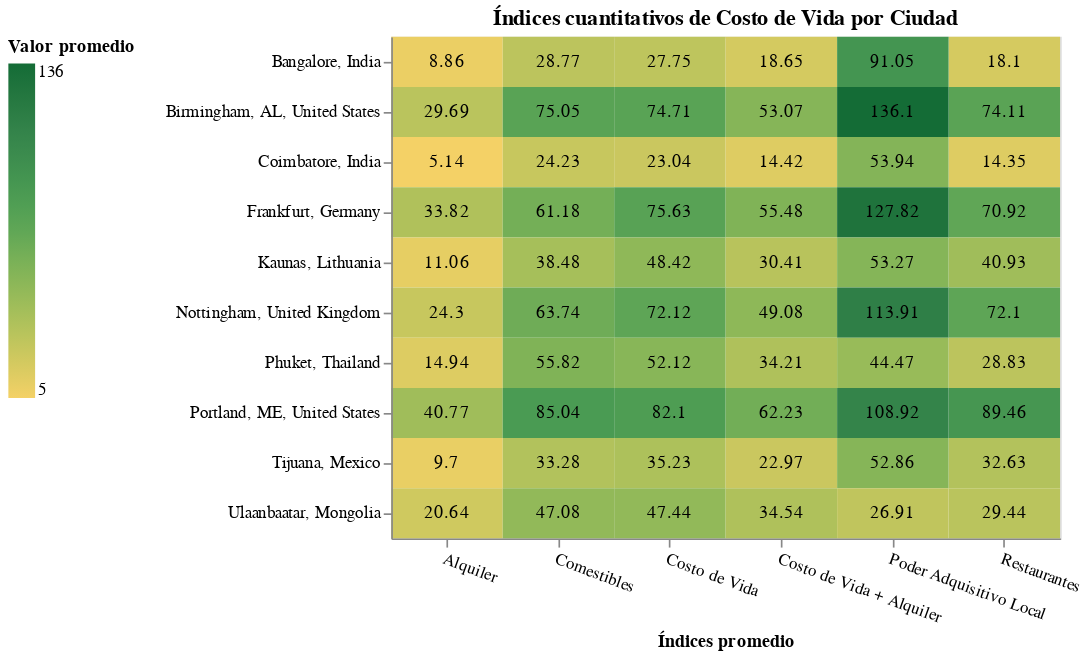

Notebook cell for this chart:
### Code cell
# Configure common options

base = alt.Chart(life_cost_r_hm).encode(
    alt.X('Indices:N', title='Índices promedio', scale=alt.Scale(paddingInner=0), axis=alt.Axis(labelAngle=20)),
    alt.Y('Ciudad:N', title='', scale=alt.Scale(paddingInner=0)),
).properties(title='Índices cuantitativos de Costo de Vida por Ciudad')

heatmap = base.mark_rect().encode(
    color=alt.Color('Valores:Q',
        scale=alt.Scale(scheme='goldgreen'),
        legend=alt.Legend(direction='vertical', orient='left', title='Valor promedio')
    )
)
text = base.mark_text(baseline='middle').encode(
    text='Valores:Q',
    color=alt.condition(
        alt.datum.value < 100,
        alt.value('white'),
        alt.value('black')
    )
)

heatmap+text

### Figure 1 — Vega-Lite specification as saved in the notebook (floating-point values rounded to 4 significant figures)
{"$schema": "https://vega.github.io/schema/vega-lite/v3.4.0.json", "config": {"background": "white", "mark": {"tooltip": null}, "view": {"height": 300, "width": 400}}, "data": {"name": "data-bc2a915eab6910816eaea4436bac39df"}, "datasets": {"data-bc2a915eab6910816eaea4436bac39df": [{"Ciudad": "Bangalore, India", "Indices": "Costo de Vida", "Valores": 27.75}, {"Ciudad": "Bangalore, India", "Indices": "Alquiler", "Valores": 8.86}, {"Ciudad": "Bangalore, India", "Indices": "Costo de Vida + Alquiler", "Valores": 18.65}, {"Ciudad": "Bangalore, India", "Indices": "Comestibles", "Valores": 28.77}, {"Ciudad": "Bangalore, India", "Indices": "Restaurantes", "Valores": 18.1}, {"Ciudad": "Bangalore, India", "Indices": "Poder Adquisitivo Local", "Valores": 91.05}, {"Ciudad": "Birmingham, AL, United States", "Indices": "Costo de Vida", "Valores": 74.71}, {"Ciudad": "Birmingham, AL, United States", "Indices": "Alquiler", "Valores": 29.69}, {"Ciudad": "Birmingham, AL, United States", "Indices": "Costo de Vida + Alquiler", "Valores": 53.07}, {"Ciudad": "Birmingham, AL, United States", "Indices": "Comestibles", "Valores": 75.05}, {"Ciudad": "Birmingham, AL, United States", "Indices": "Restaurantes", "Valores": 74.11}, {"Ciudad": "Birmingham, AL, United States", "Indices": "Poder Adquisitivo Local", "Valores": 136.1}, {"Ciudad": "Coimbatore, India", "Indices": "Costo de Vida", "Valores": 23.04}, {"Ciudad": "Coimbatore, India", "Indices": "Alquiler", "Valores": 5.14}, {"Ciudad": "Coimbatore, India", "Indices": "Costo de Vida + Alquiler", "Valores": 14.42}, {"Ciudad": "Coimbatore, India", "Indices": "Comestibles", "Valores": 24.23}, {"Ciudad": "Coimbatore, India", "Indices": "Restaurantes", "Valores": 14.35}, {"Ciudad": "Coimbatore, India", "Indices": "Poder Adquisitivo Local", "Valores": 53.94}, {"Ciudad": "Frankfurt, Germany", "Indices": "Costo de Vida", "Valores": 75.63}, {"Ciudad": "Frankfurt, Germany", "Indices": "Alquiler", "Valores": 33.82}, {"Ciudad": "Frankfurt, Germany", "Indices": "Costo de Vida + Alquiler", "Valores": 55.48}, {"Ciudad": "Frankfurt, Germany", "Indices": "Comestibles", "Valores": 61.18}, {"Ciudad": "Frankfurt, Germany", "Indices": "Restaurantes", "Valores": 70.92}, {"Ciudad": "Frankfurt, Germany", "Indices": "Poder Adquisitivo Local", "Valores": 127.8}, {"Ciudad": "Kaunas, Lithuania", "Indices": "Costo de Vida", "Valores": 48.42}, {"Ciudad": "Kaunas, Lithuania", "Indices": "Alquiler", "Valores": 11.06}, {"Ciudad": "Kaunas, Lithuania", "Indices": "Costo de Vida + Alquiler", "Valores": 30.41}, {"Ciudad": "Kaunas, Lithuania", "Indices": "Comestibles", "Valores": 38.48}, {"Ciudad": "Kaunas, Lithuania", "Indices": "Restaurantes", "Valores": 40.93}, {"Ciudad": "Kaunas, Lithuania", "Indices": "Poder Adquisitivo Local", "Valores": 53.27}, {"Ciudad": "Nottingham, United Kingdom", "Indices": "Costo de Vida", "Valores": 72.12}, {"Ciudad": "Nottingham, United Kingdom", "Indices": "Alquiler", "Valores": 24.3}, {"Ciudad": "Nottingham, United Kingdom", "Indices": "Costo de Vida + Alquiler", "Valores": 49.08}, {"Ciudad": "Nottingham, United Kingdom", "Indices": "Comestibles", "Valores": 63.74}, {"Ciudad": "Nottingham, United Kingdom", "Indices": "Restaurantes", "Valores": 72.1}, {"Ciudad": "Nottingham, United Kingdom", "Indices": "Poder Adquisitivo Local", "Valores": 113.9}, {"Ciudad": "Phuket, Thailand", "Indices": "Costo de Vida", "Valores": 52.12}, {"Ciudad": "Phuket, Thailand", "Indices": "Alquiler", "Valores": 14.94}, {"Ciudad": "Phuket, Thailand", "Indices": "Costo de Vida + Alquiler", "Valores": 34.21}, {"Ciudad": "Phuket, Thailand", "Indices": "Comestibles", "Valores": 55.82}, {"Ciudad": "Phuket, Thailand", "Indices": "Restaurantes", "Valores": 28.83}, {"Ciudad": "Phuket, Thailand", "Indices": "Poder Adquisitivo Local", "Valores": 44.47}, {"Ciudad": "Portland, ME, United States", "Indices": "Costo de Vida", "Valores": 82.1}, {"Ciudad": "Portland, ME, United States", "Indices": "Alquiler", "Valores": 40.77}, {"Ciudad": "Portland, ME, United States", "Indices": "Costo de Vida + Alquiler", "Valores": 62.23}, {"Ciudad": "Portland, ME, United States", "Indices": "Comestibles", "Valores": 85.04}, {"Ciudad": "Portland, ME, United States", "Indices": "Restaurantes", "Valores": 89.46}, {"Ciudad": "Portland, ME, United States", "Indices": "Poder Adquisitivo Local", "Valores": 108.9}, {"Ciudad": "Tijuana, Mexico", "Indices": "Costo de Vida", "Valores": 35.23}, {"Ciudad": "Tijuana, Mexico", "Indices": "Alquiler", "Valores": 9.7}, {"Ciudad": "Tijuana, Mexico", "Indices": "Costo de Vida + Alquiler", "Valores": 22.97}, {"Ciudad": "Tijuana, Mexico", "Indices": "Comestibles", "Valores": 33.28}, {"Ciudad": "Tijuana, Mexico", "Indices": "Restaurantes", "Valores": 32.63}, {"Ciudad": "Tijuana, Mexico", "Indices": "Poder Adquisitivo Local", "Valores": 52.86}, {"Ciudad": "Ulaanbaatar, Mongolia", "Indices": "Costo de Vida", "Valores": 47.44}, {"Ciudad": "Ulaanbaatar, Mongolia", "Indices": "Alquiler", "Valores": 20.64}, {"Ciudad": "Ulaanbaatar, Mongolia", "Indices": "Costo de Vida + Alquiler", "Valores": 34.54}, {"Ciudad": "Ulaanbaatar, Mongolia", "Indices": "Comestibles", "Valores": 47.08}, {"Ciudad": "Ulaanbaatar, Mongolia", "Indices": "Restaurantes", "Valores": 29.44}, {"Ciudad": "Ulaanbaatar, Mongolia", "Indices": "Poder Adquisitivo Local", "Valores": 26.91}]}, "layer": [{"encoding": {"color": {"field": "Valores", "legend": {"direction": "vertical", "orient": "left", "title": "Valor promedio"}, "scale": {"scheme": "goldgreen"}, "type": "quantitative"}, "x": {"axis": {"labelAngle": 20}, "field": "Indices", "scale": {"paddingInner": 0}, "title": "Índices promedio", "type": "nominal"}, "y": {"field": "Ciudad", "scale": {"paddingInner": 0}, "title": "", "type": "nominal"}}, "mark": "rect", "title": "Índices cuantitativos de Costo de Vida por Ciudad"}, {"encoding": {"color": {"condition": {"test": "(datum.value < 100)", "value": "white"}, "value": "black"}, "text": {"field": "Valores", "type": "quantitative"}, "x": {"axis": {"labelAngle": 20}, "field": "Indices", "scale": {"paddingInner": 0}, "title": "Índices promedio", "type": "nominal"}, "y": {"field": "Ciudad", "scale": {"paddingInner": 0}, "title": "", "type": "nominal"}}, "mark": {"baseline": "middle", "type": "text"}, "title": "Índices cuantitativos de Costo de Vida por Ciudad"}]}
